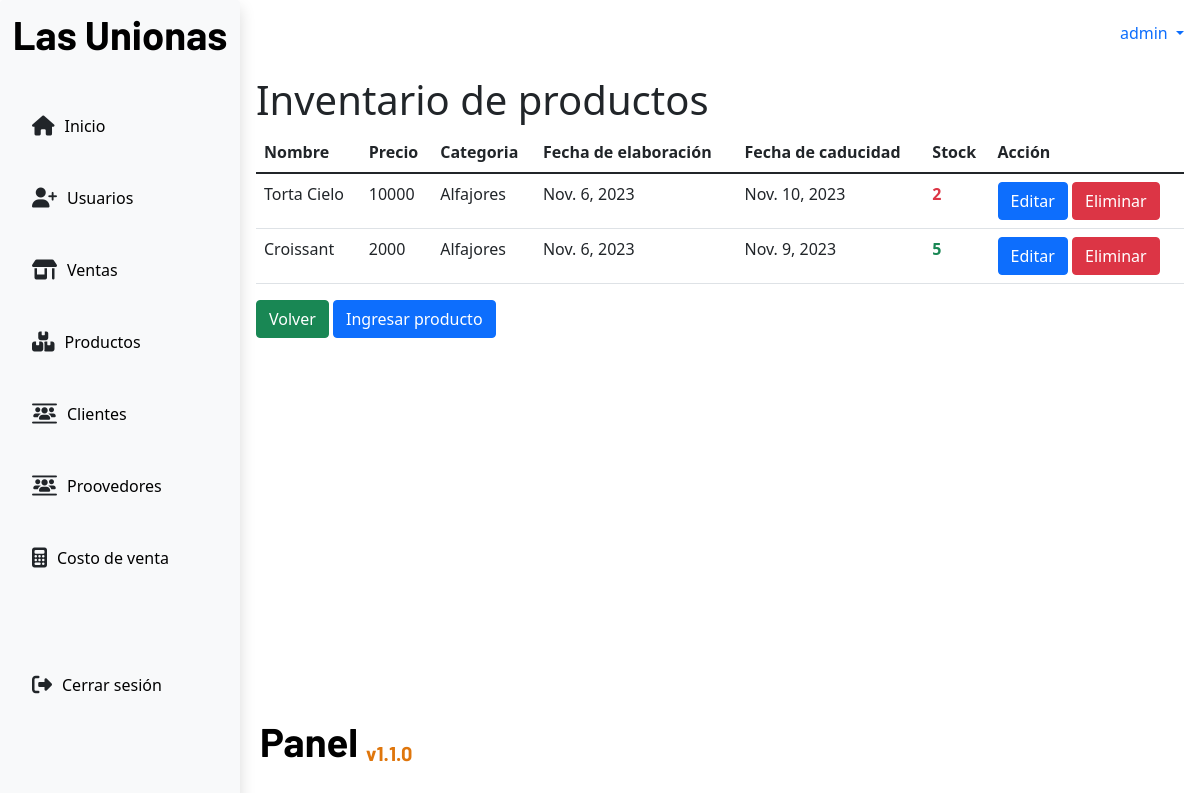
The page /products/ (signed in) on the database as committed earlier.
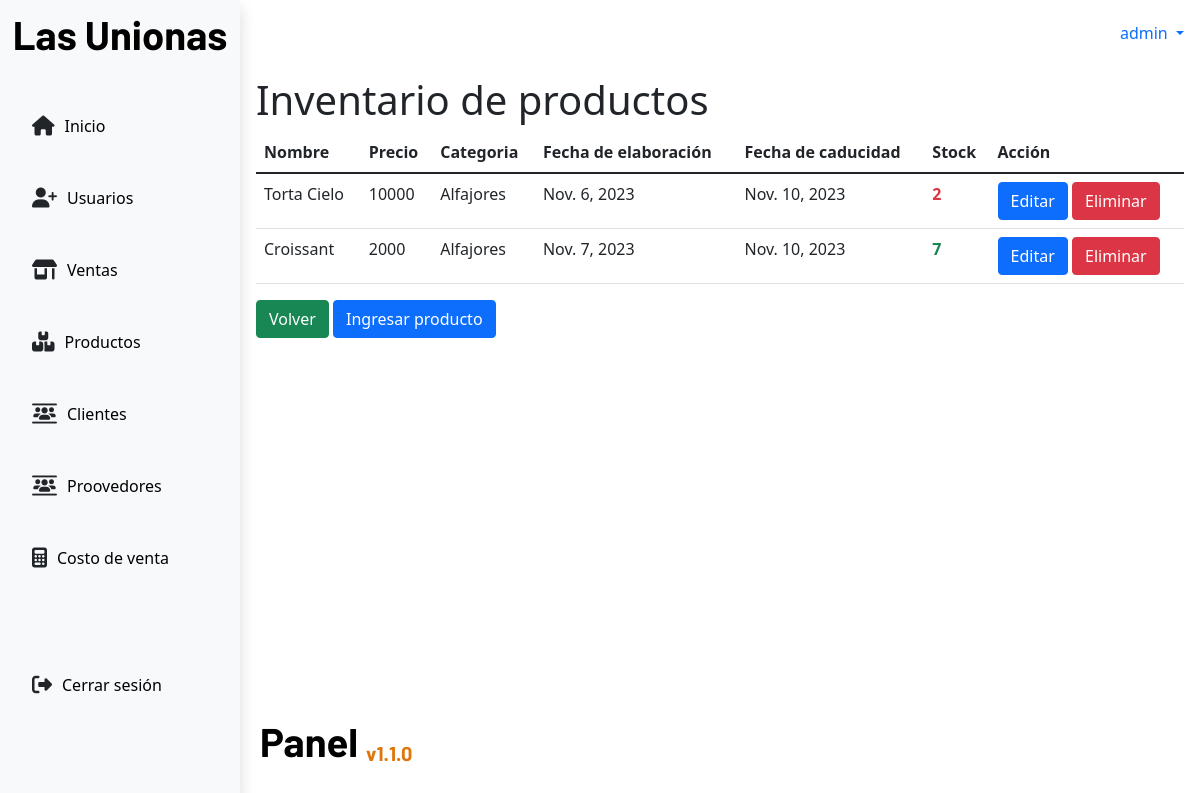
The same page on the database as committed later.
### app/models.py (models this page shows, shortened)
class ProductsInventory(models.Model):
    name = models.CharField(max_length=100,null=False)
    price = models.PositiveIntegerField(null=False)
    category = models.ForeignKey(CategoryProduct, on_delete=models.PROTECT)
    elabDate = models.DateField()
    expDate = models.DateField()
    stock = models.PositiveIntegerField(null=False)

class CategoryProduct(models.Model):
    name = models.CharField(max_length=50)
    def __str__(self):
        return self.name

### app/views.py (the view)
# urls.py: path('products/',views.productsTable,name='productsTable'),
def productsTable(request):
    role = request.session.get("role")
    if role == "Admin" or role == "NormalUser":
        if request.method == 'GET':
            products = ProductsInventory.objects.all()
            return render(request,'products/productsTable.html',{'products':products})
    else:
        return redirect("/")

### app/context_processors.py (called while the page is built)
def get_username(request):
    username = request.session.get('username', None)
    return {
        "username": username
    }

def get_role(request):
    role = request.session.get("role")
    return {
        "role": role
    }

def get_low_stock(request):
    low_stock = request.session.get("low_stock")
    return {
        "low_stock": low_stock
    }

### app/templates/products/productsTable.html
{% extends 'base.html' %}
{% block content %}
<div>
    <h1>Inventario de productos</h1>
</div>
<div>
    <table class="table">
        <thead>
            <tr>
                <th>Nombre</th>
                <th>Precio</th>
                <th>Categoria</th>
                <th>Fecha de elaboración</th>
                <th>Fecha de caducidad</th>
                <th>Stock</th>
                <th>Acción</th>
            </tr>
        </thead>
        <tbody>
            {%for product in products%}
            <tr>
                <td>{{product.name}}</td>
                <td>{{product.price}}</td>
                <td>{{product.category}}</td>
                <td>{{product.elabDate}}</td>
                <td>{{product.expDate}}</td>
                {% if product.stock < 5 %}<td class="text-danger fw-bold">{{product.stock}}</td> {% else %} <td class="text-success fw-bold">{{product.stock}}</td> {% endif %}
                <td>
                    <a class="btn btn-primary" href="{% url 'updateProducts' product.id %}">Editar</a>
                    <a class="btn btn-danger" href="{% url 'deleteProducts' product.id %}">Eliminar</a>
                </td>
            </tr>
            {%endfor%}
        </tbody>
    </table>
</div>
<div>
    <a class="btn btn-success" href="{% url 'home'%}">Volver</a>
    <a class="btn btn-primary" href="{% url 'createProducts'%}">Ingresar producto</a>
</div>
{% endblock content %}

Rows that differ between the two databases and show on the page:
changed ProductsInventory "Croissant": elabDate "Nov. 6, 2023" → "Nov. 7, 2023"; expDate "Nov. 9, 2023" → "Nov. 10, 2023"; stock "5" → "7"
